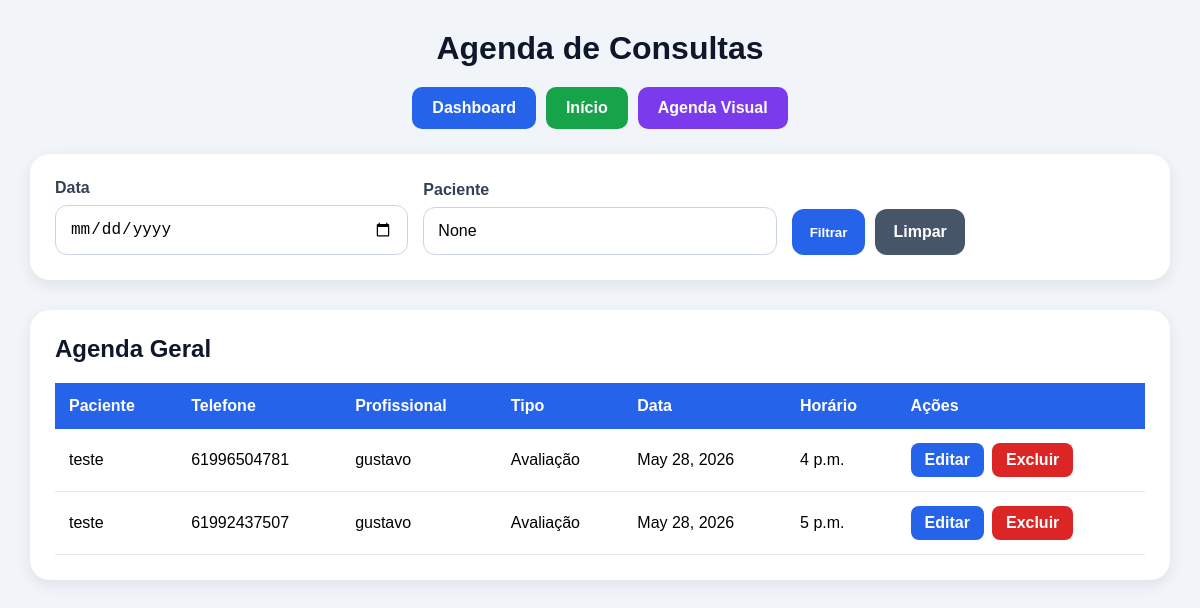
Before: /schedule/ (signed in) with the older database file.
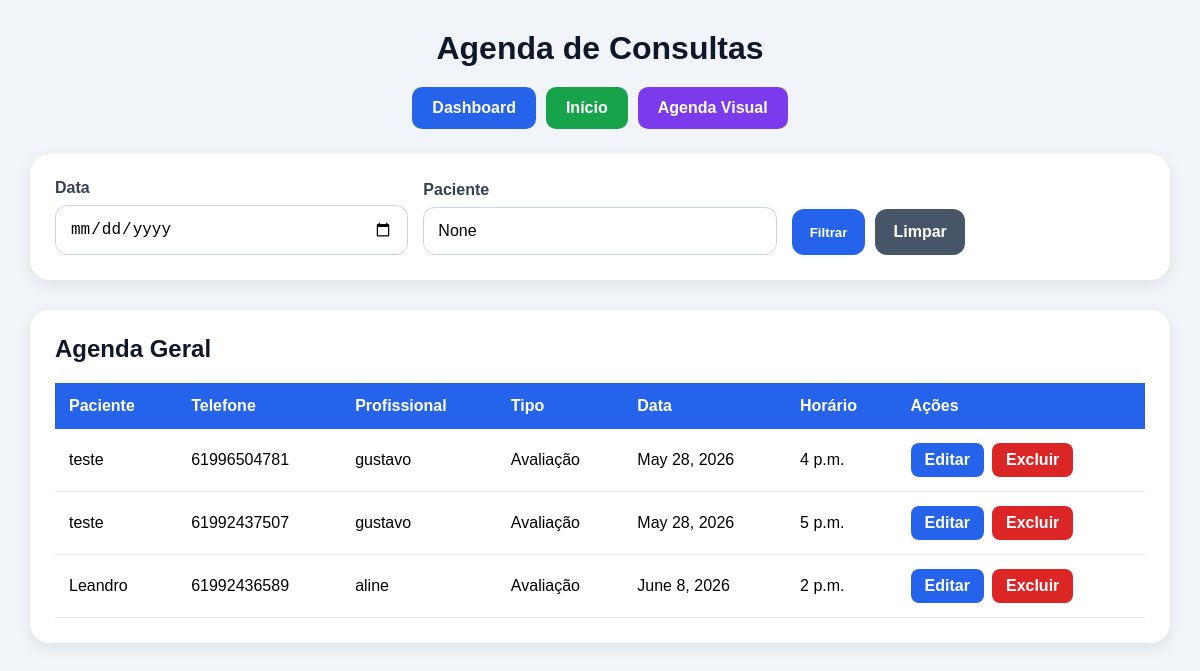
After: the same page with the newer database file.
### appointments/models.py (models this page shows, shortened)
class Appointment(models.Model):
    name = models.CharField(
        max_length=100
    )
    phone = models.CharField(
        max_length=20
    )
    email = models.EmailField()
    professional = models.CharField(
        max_length=20,
        choices=PROFESSIONAL_CHOICES
    )
    service_type = models.CharField(
        max_length=20,
        choices=SERVICE_TYPES,
        default='avaliacao'
    )
    appointment_date = models.DateField()
    appointment_time = models.TimeField()
    created_at = models.DateTimeField(
        auto_now_add=True
    )

### appointments/views.py (the view)
@login_required
def schedule(request):
    selected_date = request.GET.get('date')
    selected_professional = request.GET.get('professional')
    search = request.GET.get('search')
    user_professional = get_user_professional(request.user)
    if request.user.is_superuser:
        appointments = Appointment.objects.all()
    elif user_professional in ['aline', 'gustavo']:
        appointments = Appointment.objects.all()
    elif user_professional == 'isabel':
        appointments = Appointment.objects.filter(
            professional='isabel'
        )
    else:
        appointments = Appointment.objects.none()
    if selected_date:
        appointments = appointments.filter(
            appointment_date=selected_date
        )
    if selected_professional and request.user.is_superuser:
        appointments = appointments.filter(
            professional=selected_professional
        )
    if search:
        appointments = appointments.filter(
            name__icontains=search
        )
    appointments = appointments.order_by(
        'appointment_date',
        'appointment_time'
    )
    return render(request, 'appointments/schedule.html', {
        'appointments': appointments,
        'selected_date': selected_date,
        'selected_professional': selected_professional,
        'search': search
    })

### appointments/views.py (called while the page is built, shortened)
def get_user_professional(user):
    username = user.username.lower()
    if user.is_superuser:
        return None

### appointments/templates/appointments/schedule.html (shortened to what this page needs)
{% load static %}
<!doctype html>
<html lang="pt-br">
  <head>
  </head>
  <body>
    <div class="container">
      <h1>Agenda de Consultas</h1>
      <div class="top-buttons">
        <a href="/dashboard/" class="dashboard-btn"> Dashboard </a>
        <a href="/" class="home-btn"> Início </a>
        <a href="/calendar/" class="calendar-btn"> Agenda Visual </a>
      </div>
      <div class="filter-box">
        <form method="GET">
          <div>
            <label>Data</label>
            <input type="date" name="date" value="{{ selected_date }}" />
          </div>
          <div>
            <label>Paciente</label>
            <input type="text" name="search" value="{{ search }}" />
          </div>
          <div class="btn-group">
            <button type="submit">Filtrar</button>
            <a href="/schedule/" class="clear-btn"> Limpar </a>
          </div>
        </form>
      </div>
      <div class="table-box">
        <h2>Agenda Geral</h2>
        {% if appointments %}
        <table>
          <thead>
            <tr>
              <th>Paciente</th>
              <th>Telefone</th>
              <th>Profissional</th>
              <th>Tipo</th>
              <th>Data</th>
              <th>Horário</th>
              <th>Ações</th>
            </tr>
          </thead>
          <tbody>
            {% for appointment in appointments %}
            <tr>
              <td>{{ appointment.name }}</td>
              <td>{{ appointment.phone }}</td>
              <td>{{ appointment.professional }}</td>
              <td>{{ appointment.get_service_type_display }}</td>
              <td>{{ appointment.appointment_date }}</td>
              <td>{{ appointment.appointment_time }}</td>
              <td>
                <div class="actions">
                  <a
                    href="/edit-appointment/{{ appointment.id }}/"
                    class="edit-btn"
                  >
                    Editar
                  </a>
                  <a href="/delete/{{ appointment.id }}/" class="delete-btn">
                    Excluir
                  </a>
                </div>
              </td>
            </tr>
            {% endfor %}
          </tbody>
        </table>
        {% else %}
        <div class="empty">Nenhuma consulta encontrada.</div>
        {% endif %}
      </div>
    </div>
  </body>
</html>

### appointments/templates/appointments/schedule.html (style rules this page uses)
* { margin: 0; padding: 0; box-sizing: border-box; }
body { font-family: Arial, sans-serif; background: #f1f5f9; min-height: 100vh; padding: 30px; }
.container { max-width: 1200px; margin: auto; }
h1 { text-align: center; margin-bottom: 20px; color: #0f172a; }
.top-buttons { display: flex; justify-content: center; gap: 10px; margin-bottom: 25px; }
.top-buttons a { text-decoration: none; color: white; padding: 12px 20px; border-radius: 10px; font-weight: bold; transition: 0.3s; }
.dashboard-btn { background: #2563eb; }
.home-btn { background: #16a34a; }
.calendar-btn { background: #7c3aed; }
.filter-box { background: white; padding: 25px; border-radius: 20px; box-shadow: 0 5px 15px rgba(0, 0, 0, 0.08); margin-bottom: 30px; }
form { display: grid; grid-template-columns: repeat(auto-fit, minmax(200px, 1fr)); gap: 15px; align-items: end; }
label { display: block; margin-bottom: 8px; font-weight: bold; color: #334155; }
input { width: 100%; padding: 14px; border: 1px solid #cbd5e1; border-radius: 12px; font-size: 16px; }
.btn-group { display: flex; gap: 10px; }
button, .clear-btn { border: none; padding: 14px 18px; border-radius: 12px; color: white; font-weight: bold; cursor: pointer; text-decoration: none; transition: 0.3s; }
button { background: #2563eb; }
.clear-btn { background: #475569; display: flex; align-items: center; justify-content: center; }
.table-box { background: white; padding: 25px; border-radius: 20px; box-shadow: 0 5px 15px rgba(0, 0, 0, 0.08); }
h2 { margin-bottom: 20px; color: #0f172a; }
table { width: 100%; border-collapse: collapse; }
th { background: #2563eb; color: white; padding: 14px; text-align: left; }
td { padding: 14px; border-bottom: 1px solid #e2e8f0; }
.actions { display: flex; gap: 8px; }
.edit-btn { background: #2563eb; color: white; padding: 8px 14px; border-radius: 8px; text-decoration: none; font-weight: bold; }
.delete-btn { background: #dc2626; color: white; padding: 8px 14px; border-radius: 8px; text-decoration: none; font-weight: bold; }

Changed rows visible on the page:
added Appointment: name "Leandro", phone "61992436589", professional "aline", service_type "Avaliação", appointment_date "June 8, 2026", appointment_time "2 p.m."
